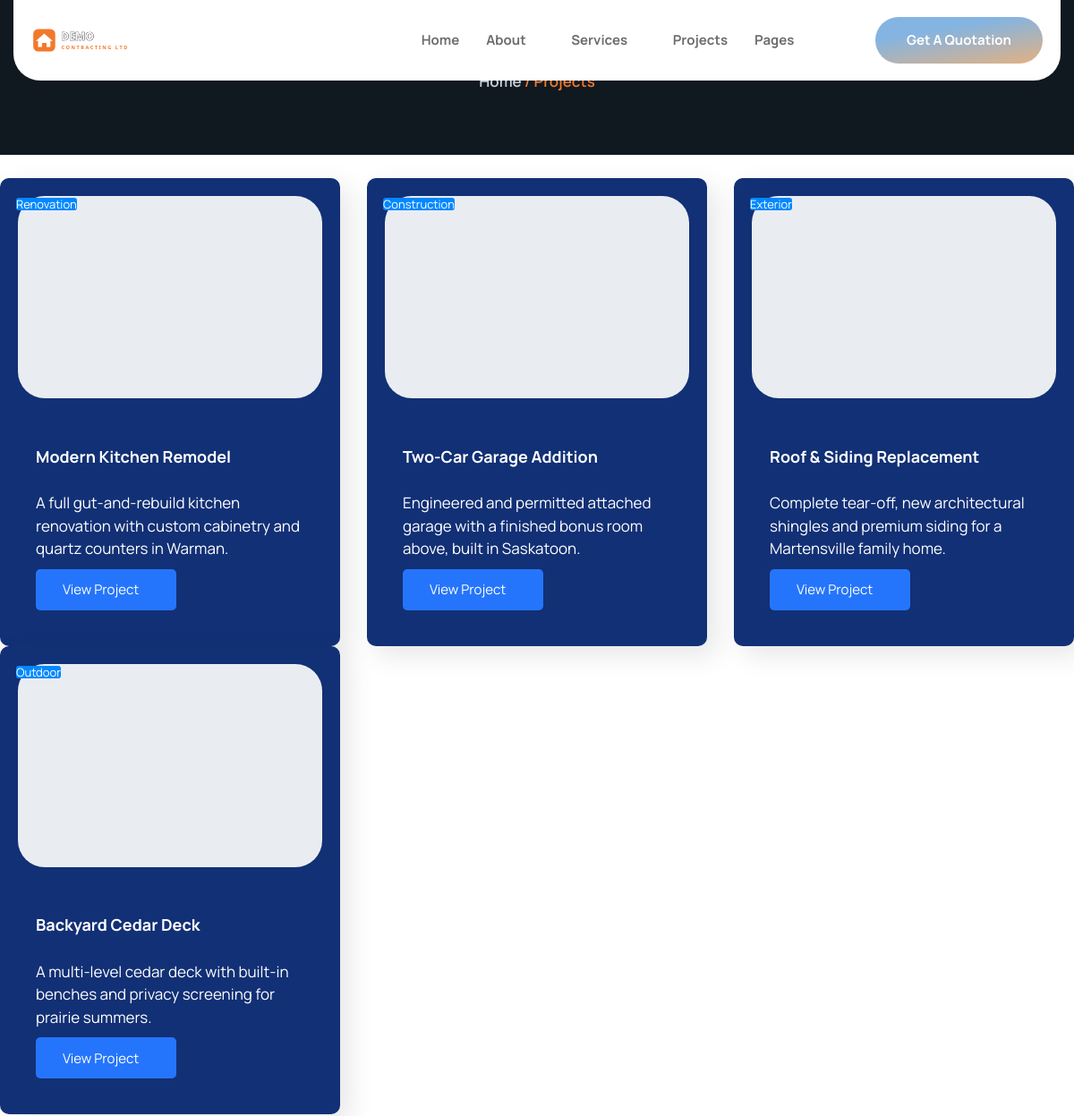
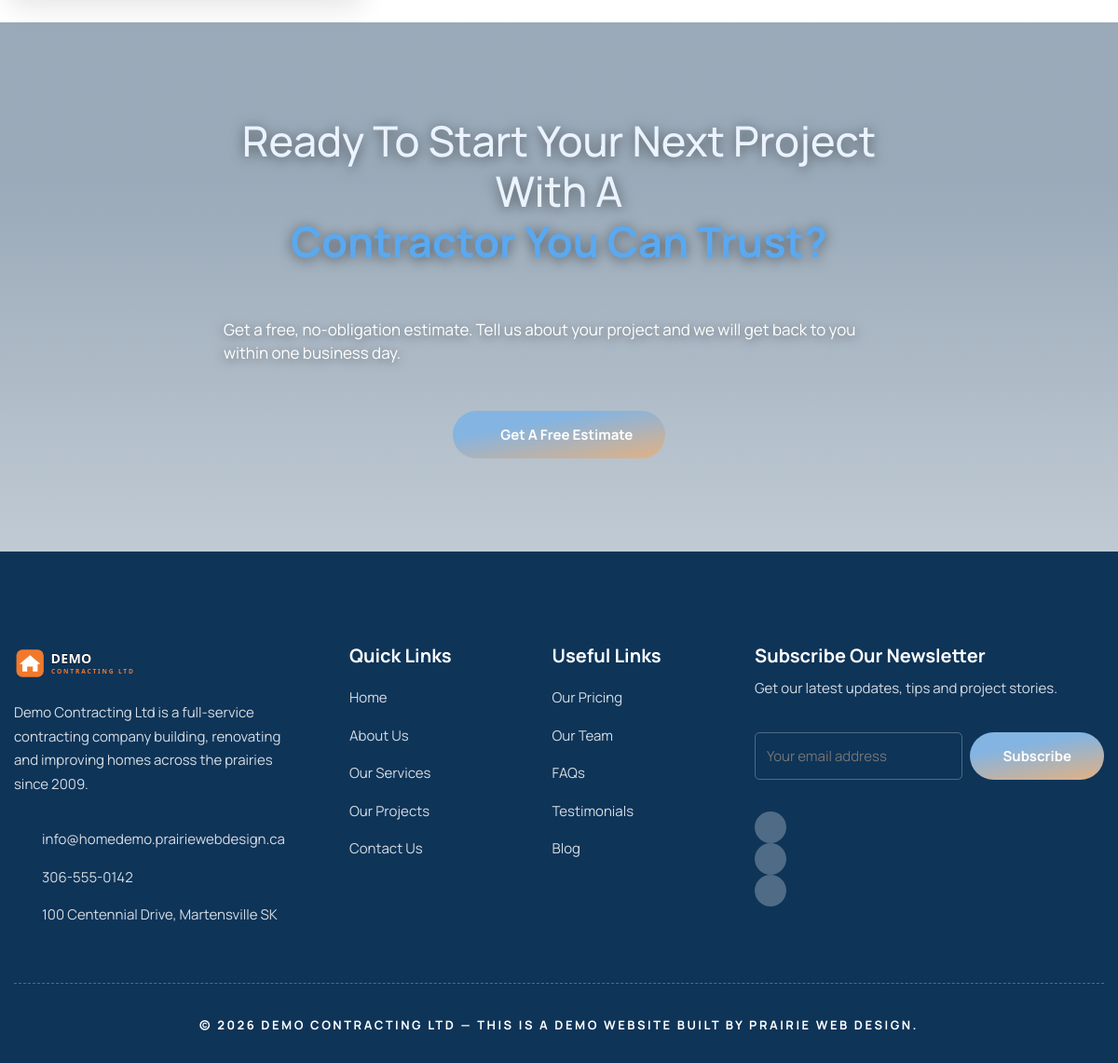
The app's page /projects with its own data (2 pictures, top to bottom).
### tables this page shows
CREATE TABLE IF NOT EXISTS items (
    id         INT UNSIGNED NOT NULL AUTO_INCREMENT,
    section    VARCHAR(48)  NOT NULL,
    title      VARCHAR(191) NULL,
    subtitle   VARCHAR(191) NULL,
    body       TEXT         NULL,
    image      VARCHAR(255) NULL,
    icon       VARCHAR(128) NULL,
    value      VARCHAR(128) NULL,
    url        VARCHAR(255) NULL,
    sort_order INT          NOT NULL DEFAULT 0,
    is_active  TINYINT(1)   NOT NULL DEFAULT 1,
    PRIMARY KEY (id),
    KEY idx_section_sort (section, sort_order)
);

CREATE TABLE IF NOT EXISTS content_blocks (
    id         INT UNSIGNED NOT NULL AUTO_INCREMENT,
    block_key  VARCHAR(64)  NOT NULL,
    label      VARCHAR(128) NOT NULL DEFAULT '',
    eyebrow    VARCHAR(191) NULL,
    heading    TEXT         NULL,
    body       TEXT         NULL,
    image      VARCHAR(255) NULL,
    image2     VARCHAR(255) NULL,
    extra      TEXT         NULL,
    bg_image   VARCHAR(255) NULL,
    PRIMARY KEY (id),
    UNIQUE KEY uq_block_key (block_key)
);

### app/helpers.php (called while the page is built, shortened)
<?php
function e($v): string
{
    return htmlspecialchars((string) $v, ENT_QUOTES, 'UTF-8');
}
function url(string $path = ''): string
{
    $path = ltrim($path, '/');
    return '/' . $path;
}
function img(?string $path, string $fallback = ''): string
{
    $path = trim((string) $path);
    if ($path === '') {
        $path = $fallback;
    }
    if ($path === '') {
        return IMG_PLACEHOLDER;
    }
    return ltrim($path, '/');
}
function slugify(string $text): string
{
    $text = preg_replace('~[^\pL\d]+~u', '-', $text);
    $text = trim($text, '-');
    if (function_exists('iconv')) {
        $text = @iconv('UTF-8', 'ASCII//TRANSLIT', $text) ?: $text;
    }
    $text = strtolower(preg_replace('~[^-\w]+~', '', $text));
    return $text ?: 'item';
}
function settings(): array
{
    static $cache = null;
    if ($cache !== null) {
        return $cache;
    }
    $cache = [];
    try {
        foreach (db()->query('SELECT setting_key, setting_value FROM settings') as $r) {
            $cache[$r['setting_key']] = $r['setting_value'];
        }
    } catch (Throwable $e) {
        $cache = [];
    }
    return $cache;
}
function setting(string $key, string $default = ''): string
{
    $all = settings();
    $val = $all[$key] ?? '';
    return ($val === '' || $val === null) ? $default : $val;
}
function block(string $key): array
{
    static $cache = [];
    $stmt = db()->prepare('SELECT * FROM content_blocks WHERE block_key = ? LIMIT 1');
    $stmt->execute([$key]);
    $row = $stmt->fetch() ?: [];
    $defaults = ['block_key' => $key, 'label' => '', 'eyebrow' => '', 'heading' => '',
        'body' => '', 'image' => '', 'image2' => '', 'extra' => '', 'bg_image' => ''];
    return $cache[$key] = array_merge($defaults, $row);
}
function items(string $section, bool $only_active = true): array
{
    static $cache = [];
    $ck = $section . ($only_active ? ':1' : ':0');
    $sql = 'SELECT * FROM items WHERE section = ?';
    if ($only_active) {
        $sql .= ' AND is_active = 1';
    }
    $sql .= ' ORDER BY sort_order ASC, id ASC';
    $stmt = db()->prepare($sql);
    $stmt->execute([$section]);
    return $cache[$ck] = $stmt->fetchAll();
}
function render_view(string $name, array $vars = []): void
{
    extract($vars, EXTR_SKIP);
    $file = __DIR__ . '/views/' . $name . '.php';
    require $file;
}

### public/index.php (called while the page is built, shortened)
<?php
require_once __DIR__ . '/../app/helpers.php';
$path = parse_url($_SERVER['REQUEST_URI'] ?? '/', PHP_URL_PATH) ?? '/';
$path = trim(rawurldecode($path), '/');
$segments = $path === '' ? [] : explode('/', $path);
$head = $segments[0] ?? '';
$route_id   = null;
$route_slug = null;
switch ($head) {
    case 'projects':
        if (isset($segments[1]) && ctype_digit($segments[1])) {
            $route_id   = (int) $segments[1];
            $route_slug = $segments[2] ?? '';
            $view = 'project_detail';
        } else {
            $view = 'projects';
        }
        break;
}
render_view($view, ['route_id' => $route_id, 'route_slug' => $route_slug]);

### app/db.php (called while the page is built, shortened)
<?php
function db(): PDO
{
    static $pdo = null;
    if ($pdo instanceof PDO) {
        return $pdo;
    }
    $dsn = 'mysql:host=' . DB_HOST . ';dbname=' . DB_NAME . ';charset=' . DB_CHARSET;
    try {
        $pdo = new PDO($dsn, DB_USER, DB_PASS, [
            PDO::ATTR_ERRMODE            => PDO::ERRMODE_EXCEPTION,
            PDO::ATTR_DEFAULT_FETCH_MODE => PDO::FETCH_ASSOC,
            PDO::ATTR_EMULATE_PREPARES   => false,
        ]);
    } catch (PDOException $e) {
        http_response_code(500);
        if (ini_get('display_errors')) {
            echo 'Database connection failed: ' . htmlspecialchars($e->getMessage());
        } else {
            echo 'The site is temporarily unavailable. Please try again shortly.';
        }
        exit;
    }
    return $pdo;
}

### app/views/projects.php (the view, shortened to what this page needs)
<?php
$projects = items('projects');
$seo_opts = ['title' => 'Our Projects', 'description' => 'Recent contracting and renovation projects by ' . setting('site_name', SITE_NAME) . '.', 'path' => 'projects'];
require __DIR__ . '/partials/header.php';
require __DIR__ . '/partials/breadcrumb.php';
?>
<div class="elementor-element e-flex e-con-boxed e-con e-parent ltk-editable">
  <div class="e-con-inner">
    <div class="ekit-wid-con"><div class="row post-items">
      <?php foreach ($projects as $p): $link = url('projects/' . $p['id'] . '/' . slugify($p['title'])); ?>
      <div class="col-lg-4 col-md-6">
        <div class="elementskit-post-image-card">
          <div class="elementskit-entry-header">
            <a href="<?= e($link) ?>" class="elementskit-entry-thumb"><img decoding="async" src="<?= e(img($p['image'])) ?>" alt="<?= e(strip_tags($p['title'])) ?>" loading="lazy"></a>
            <?php if ($p['subtitle']): ?><div class="elementskit-meta-categories"><span class="elementskit-meta-wraper"><span><a href="<?= e($link) ?>" rel="category tag"><?= e($p['subtitle']) ?></a></span></span></div><?php endif; ?>
          </div>
          <div class="elementskit-post-body ">
            <h2 class="entry-title"><a href="<?= e($link) ?>"><?= $p['title'] ?></a></h2>
            <p><?= e(mb_strimwidth(strip_tags(html_entity_decode($p['body'])), 0, 120, '…')) ?></p>
            <div class="btn-wraper"><a class="elementskit-btn whitespace--normal" href="<?= e($link) ?>">View Project <i aria-hidden="true" class="icon icon-arrow-right"></i></a></div>
          </div>
        </div>
      </div>
      <?php endforeach; ?>
    </div></div>
  </div>
</div>
<?php
require __DIR__ . '/sections/cta_banner.php';
require __DIR__ . '/partials/footer.php';

### app/views/sections/cta_banner.php (shortened to what this page needs)
<?php
$b     = block('cta_banner');
$label = $b['extra'] !== '' ? $b['extra'] : 'Contact Us';
$bg    = $b['bg_image'] !== '' ? img($b['bg_image']) : '';
$style = ' style="background-image:' . ($bg !== '' ? "url('" . e($bg) . "')" : 'none') . '"';
?>
<div class="elementor-element elementor-element-276b2e3b e-flex e-con-boxed e-con e-parent ltk-editable" data-settings="{&quot;background_background&quot;:&quot;classic&quot;}"<?= $style ?>>
  <div class="e-con-inner">
    <div class="elementor-element elementor-element-45d8f038 e-flex e-con-boxed e-con e-child">
      <div class="e-con-inner">
        <div class="elementor-element elementor-widget elementor-widget-elementskit-heading animated fadeInUp" data-widget_type="elementskit-heading.default">
          <div class="elementor-widget-container"><div class="ekit-wid-con"><div class="ekit-heading elementskit-section-title-wraper text_center   ekit_heading_tablet-   ekit_heading_mobile-">
            <h2 class="ekit-heading--title elementskit-section-title "><?= $b['heading'] ?></h2>
          </div></div></div>
        </div>
        <?php if ($b['body'] !== ''): ?>
        <div class="elementor-element elementor-widget elementor-widget-text-editor" data-widget_type="text-editor.default">
          <div class="elementor-widget-container"><p><?= e($b['body']) ?></p></div>
        </div>
        <?php endif; ?>
        <div class="elementor-element elementor-widget__width-auto elementor-mobile-align-center elementor-align-center elementor-widget elementor-widget-button" data-widget_type="button.default">
          <div class="elementor-widget-container"><div class="elementor-button-wrapper">
            <a class="elementor-button elementor-button-link elementor-size-sm elementor-animation-float" href="<?= url('contact') ?>">
              <span class="elementor-button-content-wrapper"><span class="elementor-button-icon"><i aria-hidden="true" class="icon icon-arrow-right"></i></span><span class="elementor-button-text"><?= e($label) ?></span></span>
            </a>
          </div></div>
        </div>
      </div>
    </div>
  </div>
</div>

### records on screen
items: subtitle "Renovation", title "Modern Kitchen Remodel", body "A full gut-and-rebuild kitchen renovation with custom cabinetry and quartz counters in Warman."
items: subtitle "Construction", title "Two-Car Garage Addition", body "Engineered and permitted attached garage with a finished bonus room above, built in Saskatoon."
items: subtitle "Exterior", title "Roof & Siding Replacement", body "Complete tear-off, new architectural shingles and premium siding for a Martensville family home."
items: subtitle "Outdoor", title "Backyard Cedar Deck", body "A multi-level cedar deck with built-in benches and privacy screening for prairie summers."
content_blocks: heading "Ready To Start Your Next Project With A Contractor You Can Trust?", body "Get a free, no-obligation estimate. Tell us about your project and we will get back to you within one business day."

### other values on screen
$c[0] "Home"
$c[0] "Projects"
$label "Get A Free Estimate"
$fabout "Demo Contracting Ltd is a full-service contracting company building, renovating and improving homes across the prairies since 2009."
$email "info@homedemo.prairiewebdesign.ca"
$phone "306-555-0142"
$addr "100 Centennial Drive, Martensville SK"
$l[0] "Home"
$l[0] "About Us"
$l[0] "Our Services"
$l[0] "Our Projects"
$l[0] "Contact Us"
$l[0] "Our Pricing"
$l[0] "Our Team"
$l[0] "FAQs"
